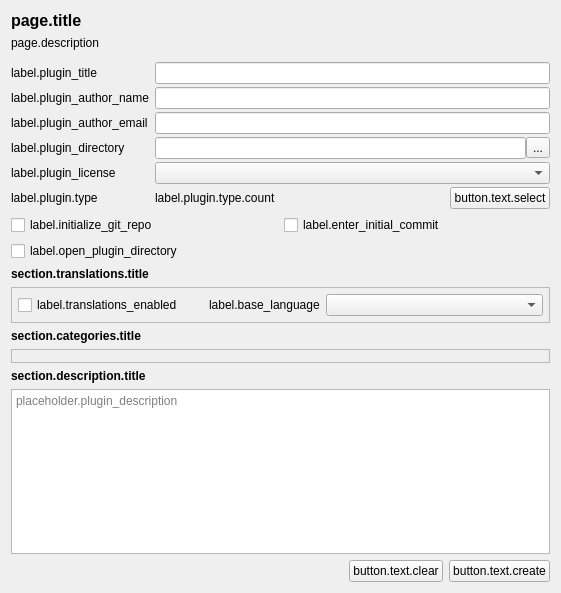
<?xml version="1.0" encoding="UTF-8"?>
<ui version="4.0">
 <class>CreatePluginOptionsPage</class>
 <widget class="QWidget" name="CreatePluginOptionsPage">
  <property name="geometry">
   <rect>
    <x>0</x>
    <y>0</y>
    <width>561</width>
    <height>593</height>
   </rect>
  </property>
  <property name="minimumSize">
   <size>
    <width>100</width>
    <height>0</height>
   </size>
  </property>
  <property name="windowTitle">
   <string>window.title</string>
  </property>
  <layout class="QVBoxLayout" name="verticalLayout">
   <item>
    <widget class="QLabel" name="page_title">
     <property name="font">
      <font>
       <pointsize>12</pointsize>
       <bold>true</bold>
      </font>
     </property>
     <property name="text">
      <string>page.title</string>
     </property>
    </widget>
   </item>
   <item>
    <widget class="QLabel" name="format_description">
     <property name="sizePolicy">
      <sizepolicy hsizetype="Preferred" vsizetype="Minimum">
       <horstretch>0</horstretch>
       <verstretch>0</verstretch>
      </sizepolicy>
     </property>
     <property name="text">
      <string>page.description</string>
     </property>
     <property name="textFormat">
      <enum>Qt::TextFormat::MarkdownText</enum>
     </property>
     <property name="wordWrap">
      <bool>true</bool>
     </property>
    </widget>
   </item>
   <item>
    <spacer name="verticalSpacer_2">
     <property name="orientation">
      <enum>Qt::Orientation::Vertical</enum>
     </property>
     <property name="sizeType">
      <enum>QSizePolicy::Policy::Fixed</enum>
     </property>
     <property name="sizeHint" stdset="0">
      <size>
       <width>20</width>
       <height>6</height>
      </size>
     </property>
    </spacer>
   </item>
   <item>
    <layout class="QFormLayout" name="formLayout">
     <property name="verticalSpacing">
      <number>3</number>
     </property>
     <item row="0" column="0">
      <widget class="QLabel" name="label_plugin_title">
       <property name="toolTip">
        <string>tooltip.plugin_title</string>
       </property>
       <property name="text">
        <string>label.plugin_title</string>
       </property>
      </widget>
     </item>
     <item row="0" column="1">
      <widget class="QLineEdit" name="plugin_title">
       <property name="toolTip">
        <string>tooltip.plugin_title</string>
       </property>
      </widget>
     </item>
     <item row="1" column="0">
      <widget class="QLabel" name="label_author_name">
       <property name="toolTip">
        <string>tooltip.plugin_author_name</string>
       </property>
       <property name="text">
        <string>label.plugin_author_name</string>
       </property>
      </widget>
     </item>
     <item row="1" column="1">
      <widget class="QLineEdit" name="plugin_author_name">
       <property name="toolTip">
        <string>tooltip.plugin_author_name</string>
       </property>
      </widget>
     </item>
     <item row="2" column="0">
      <widget class="QLabel" name="label_author_email">
       <property name="toolTip">
        <string>tooltip.plugin_author_email</string>
       </property>
       <property name="text">
        <string>label.plugin_author_email</string>
       </property>
      </widget>
     </item>
     <item row="2" column="1">
      <widget class="QLineEdit" name="plugin_author_email">
       <property name="toolTip">
        <string>tooltip.plugin_author_email</string>
       </property>
      </widget>
     </item>
     <item row="3" column="0">
      <widget class="QLabel" name="label_plugin_directory">
       <property name="toolTip">
        <string>tooltip.plugin_directory</string>
       </property>
       <property name="text">
        <string>label.plugin_directory</string>
       </property>
      </widget>
     </item>
     <item row="4" column="0">
      <widget class="QLabel" name="label_plugin_license">
       <property name="toolTip">
        <string>tooltip.plugin_license</string>
       </property>
       <property name="text">
        <string>label.plugin_license</string>
       </property>
      </widget>
     </item>
     <item row="4" column="1">
      <widget class="QComboBox" name="plugin_license">
       <property name="sizePolicy">
        <sizepolicy hsizetype="Expanding" vsizetype="Fixed">
         <horstretch>0</horstretch>
         <verstretch>0</verstretch>
        </sizepolicy>
       </property>
       <property name="toolTip">
        <string>tooltip.plugin_license</string>
       </property>
      </widget>
     </item>
     <item row="5" column="0">
      <widget class="QLabel" name="label_plugin_type">
       <property name="toolTip">
        <string>tooltip.plugin.type</string>
       </property>
       <property name="text">
        <string>label.plugin.type</string>
       </property>
      </widget>
     </item>
     <item row="5" column="1">
      <layout class="QHBoxLayout" name="plugin_type_layout">
       <item>
        <widget class="QLabel" name="label_plugin_type_count">
         <property name="text">
          <string>label.plugin.type.count</string>
         </property>
        </widget>
       </item>
       <item>
        <spacer name="horizontalSpacer_3">
         <property name="orientation">
          <enum>Qt::Orientation::Horizontal</enum>
         </property>
         <property name="sizeHint" stdset="0">
          <size>
           <width>40</width>
           <height>20</height>
          </size>
         </property>
        </spacer>
       </item>
       <item>
        <widget class="QPushButton" name="button_select_plugin_types">
         <property name="toolTip">
          <string>tooltip.button.select</string>
         </property>
         <property name="text">
          <string>button.text.select</string>
         </property>
        </widget>
       </item>
      </layout>
     </item>
     <item row="3" column="1">
      <layout class="QHBoxLayout" name="horizontalLayout_2">
       <item>
        <widget class="QLineEdit" name="plugin_directory">
         <property name="sizePolicy">
          <sizepolicy hsizetype="Expanding" vsizetype="Fixed">
           <horstretch>0</horstretch>
           <verstretch>0</verstretch>
          </sizepolicy>
         </property>
         <property name="toolTip">
          <string>tooltip.plugin_directory</string>
         </property>
        </widget>
       </item>
       <item>
        <widget class="QToolButton" name="directory_browser">
         <property name="toolTip">
          <string>tooltip.open_directory_browser</string>
         </property>
         <property name="text">
          <string notr="true">...</string>
         </property>
        </widget>
       </item>
      </layout>
     </item>
    </layout>
   </item>
   <item>
    <layout class="QHBoxLayout" name="horizontalLayout_3">
     <property name="topMargin">
      <number>0</number>
     </property>
     <item>
      <widget class="QCheckBox" name="initialize_git_repo">
       <property name="toolTip">
        <string>tooltip.initialize_git_repo</string>
       </property>
       <property name="text">
        <string>label.initialize_git_repo</string>
       </property>
      </widget>
     </item>
     <item>
      <widget class="QCheckBox" name="enter_initial_commit">
       <property name="toolTip">
        <string>tooltip.enter_initial_commit</string>
       </property>
       <property name="text">
        <string>label.enter_initial_commit</string>
       </property>
      </widget>
     </item>
    </layout>
   </item>
   <item>
    <widget class="QCheckBox" name="open_plugin_directory">
     <property name="toolTip">
      <string>tooltip.open_plugin_directory</string>
     </property>
     <property name="text">
      <string>label.open_plugin_directory</string>
     </property>
    </widget>
   </item>
   <item>
    <widget class="QLabel" name="translations_section_title">
     <property name="font">
      <font>
       <bold>true</bold>
      </font>
     </property>
     <property name="text">
      <string>section.translations.title</string>
     </property>
    </widget>
   </item>
   <item>
    <widget class="QFrame" name="translations_section_frame">
     <property name="frameShape">
      <enum>QFrame::Shape::StyledPanel</enum>
     </property>
     <property name="frameShadow">
      <enum>QFrame::Shadow::Raised</enum>
     </property>
     <layout class="QHBoxLayout" name="horizontalLayout">
      <property name="leftMargin">
       <number>6</number>
      </property>
      <property name="topMargin">
       <number>6</number>
      </property>
      <property name="rightMargin">
       <number>6</number>
      </property>
      <property name="bottomMargin">
       <number>6</number>
      </property>
      <item>
       <widget class="QCheckBox" name="tx_enabled">
        <property name="toolTip">
         <string>tooltip.translations_enabled</string>
        </property>
        <property name="text">
         <string>label.translations_enabled</string>
        </property>
       </widget>
      </item>
      <item>
       <spacer name="horizontalSpacer_2">
        <property name="orientation">
         <enum>Qt::Orientation::Horizontal</enum>
        </property>
        <property name="sizeType">
         <enum>QSizePolicy::Policy::Fixed</enum>
        </property>
        <property name="sizeHint" stdset="0">
         <size>
          <width>20</width>
          <height>20</height>
         </size>
        </property>
       </spacer>
      </item>
      <item>
       <widget class="QLabel" name="label_base_language">
        <property name="toolTip">
         <string>tooltip.base_language</string>
        </property>
        <property name="text">
         <string>label.base_language</string>
        </property>
       </widget>
      </item>
      <item>
       <widget class="QComboBox" name="base_language">
        <property name="sizePolicy">
         <sizepolicy hsizetype="Expanding" vsizetype="Fixed">
          <horstretch>0</horstretch>
          <verstretch>0</verstretch>
         </sizepolicy>
        </property>
        <property name="toolTip">
         <string>tooltip.base_language</string>
        </property>
       </widget>
      </item>
     </layout>
    </widget>
   </item>
   <item>
    <widget class="QLabel" name="categories_section_title">
     <property name="font">
      <font>
       <bold>true</bold>
      </font>
     </property>
     <property name="toolTip">
      <string>tooltip.plugin_categories</string>
     </property>
     <property name="text">
      <string>section.categories.title</string>
     </property>
    </widget>
   </item>
   <item>
    <widget class="QFrame" name="categories_section_frame">
     <property name="frameShape">
      <enum>QFrame::Shape::StyledPanel</enum>
     </property>
     <property name="frameShadow">
      <enum>QFrame::Shadow::Raised</enum>
     </property>
     <layout class="QGridLayout" name="gridLayout_2">
      <property name="leftMargin">
       <number>6</number>
      </property>
      <property name="topMargin">
       <number>6</number>
      </property>
      <property name="rightMargin">
       <number>6</number>
      </property>
      <property name="bottomMargin">
       <number>6</number>
      </property>
      <property name="verticalSpacing">
       <number>3</number>
      </property>
     </layout>
    </widget>
   </item>
   <item>
    <widget class="QLabel" name="description_section_title">
     <property name="font">
      <font>
       <bold>true</bold>
      </font>
     </property>
     <property name="toolTip">
      <string>tooltip.plugin_description</string>
     </property>
     <property name="text">
      <string>section.description.title</string>
     </property>
    </widget>
   </item>
   <item>
    <widget class="QPlainTextEdit" name="plugin_description">
     <property name="sizePolicy">
      <sizepolicy hsizetype="Expanding" vsizetype="Expanding">
       <horstretch>0</horstretch>
       <verstretch>0</verstretch>
      </sizepolicy>
     </property>
     <property name="minimumSize">
      <size>
       <width>50</width>
       <height>100</height>
      </size>
     </property>
     <property name="maximumSize">
      <size>
       <width>16777215</width>
       <height>16777215</height>
      </size>
     </property>
     <property name="toolTip">
      <string>tooltip.plugin_description</string>
     </property>
     <property name="placeholderText">
      <string>placeholder.plugin_description</string>
     </property>
    </widget>
   </item>
   <item>
    <layout class="QHBoxLayout" name="horizontalLayout_6">
     <property name="topMargin">
      <number>0</number>
     </property>
     <item>
      <spacer name="horizontalSpacer">
       <property name="orientation">
        <enum>Qt::Orientation::Horizontal</enum>
       </property>
       <property name="sizeHint" stdset="0">
        <size>
         <width>40</width>
         <height>20</height>
        </size>
       </property>
      </spacer>
     </item>
     <item>
      <widget class="QPushButton" name="button_clear">
       <property name="toolTip">
        <string>tooltip.button.clear</string>
       </property>
       <property name="text">
        <string>button.text.clear</string>
       </property>
      </widget>
     </item>
     <item>
      <widget class="QPushButton" name="button_create">
       <property name="toolTip">
        <string>tooltip.button.create</string>
       </property>
       <property name="text">
        <string>button.text.create</string>
       </property>
      </widget>
     </item>
    </layout>
   </item>
  </layout>
 </widget>
 <tabstops>
  <tabstop>plugin_title</tabstop>
  <tabstop>plugin_author_name</tabstop>
  <tabstop>plugin_author_email</tabstop>
  <tabstop>plugin_directory</tabstop>
  <tabstop>directory_browser</tabstop>
  <tabstop>plugin_license</tabstop>
  <tabstop>button_select_plugin_types</tabstop>
  <tabstop>initialize_git_repo</tabstop>
  <tabstop>enter_initial_commit</tabstop>
  <tabstop>open_plugin_directory</tabstop>
  <tabstop>tx_enabled</tabstop>
  <tabstop>base_language</tabstop>
  <tabstop>plugin_description</tabstop>
  <tabstop>button_clear</tabstop>
  <tabstop>button_create</tabstop>
 </tabstops>
 <resources/>
 <connections/>
</ui>
